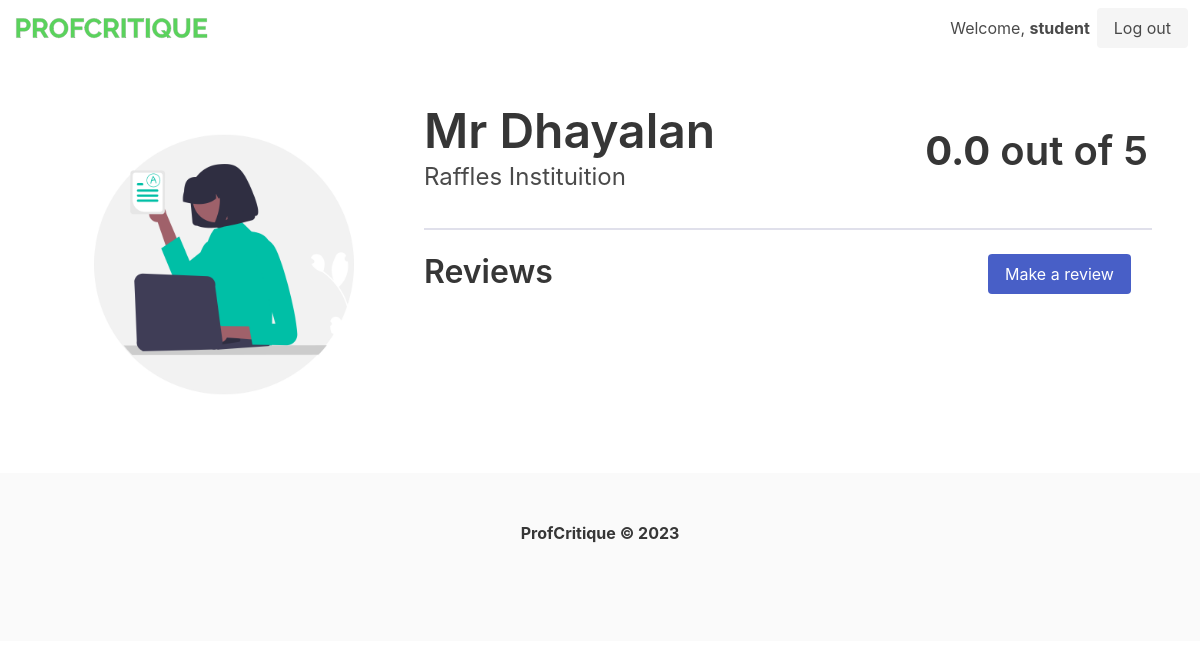
Screenshot of /teacher/1 (signed in) with the database file from the repository.
### tables this page shows
CREATE TABLE users (
            id INTEGER PRIMARY KEY AUTOINCREMENT,
            username TEXT,
            password TEXT
        );

CREATE TABLE teachers (
            id INTEGER PRIMARY KEY,
            name TEXT,
            school_id INTEGER,
            FOREIGN KEY(school_id) REFERENCES schools(id)
        );

CREATE TABLE schools (
            id INTEGER PRIMARY KEY,
            name TEXT
        );

### main.py (the view)
@app.route("/teacher/<teacher_id>", methods=["GET"])
@login_required
def teacher_profile(teacher_id=""):
    result = db.get_teacher_by_id(teacher_id)
    reviews = db.get_review(teacher_id)
    print(result["rating"])
    print(round(result["rating"], None) * "⭐")
    result["bar"] = round(result["rating"], None) * "⭐"
    return render_template(
        "teacher.html", teacher_id=teacher_id, result=result, reviews=reviews
    )

### main.py (called while the page is built)
@login_manager.user_loader
def load_user(user_id):
    user = db.get_user_by_id(user_id)
    if user is None:
        return None
    else:
        return User(int(user["id"]), user["username"], user["password"])

### utils/datastore.py (called while the page is built)
    def get_conn(self) -> sqlite3.Connection:
        def dict_factory(cursor: sqlite3.Cursor, row: sqlite3.Row) -> dict:
            d = {}
            for idx, col in enumerate(cursor.description):
                d[col[0]] = row[idx]
            return d
        conn = sqlite3.connect(self.uri)
        conn.row_factory = dict_factory
        return conn

    def get_record(self, command, param=None):
        conn = self.get_conn()
        cur = conn.cursor()
        if param is None:
            cur.execute(query_table[command])
        else:
            cur.execute(query_table[command], param)
        return cur.fetchone()

    def get_records(self, command, param=None):
        conn = self.get_conn()
        cur = conn.cursor()
        if param is None:
            cur.execute(query_table[command])
        else:
            cur.execute(query_table[command], param)
        return cur.fetchall()

    def get_user_by_id(self, user_id):
        user = self.get_record("load_user_by_id", (user_id,))
        return user

    def get_teacher_by_id(self, teacher_id):
        teacher = self.get_record("get_teacher_by_id", (int(teacher_id),))
        score = self.get_record("get_aggregated_score", (int(teacher_id),))
        if score["rating"] is None:
            score["rating"] = 0.0
        return dict(teacher, **score)

    def get_review(self, teacher_id):
        reviews = self.get_records("get_review", (int(teacher_id),))
        return reviews

### templates/teacher.html (shortened to what this page needs)
{% extends "layout.html" %}
{% block body %}
<section class="section is-small">
    <div class="columns">
        <div class="column is-one-third">
            <figure class="image">
                <img src="{{url_for('static', filename='teacher_profile.png')}}">
            </figure>
        </div>
        <div class="column is-two-thirds">
            <div class="columns">
                <div class="column">
                    <h1 class="title is-1">{{ result["teacher_name"] }}</h1>
                    <h2 class="subtitle is-4">{{ result["school_name"] }}</h2>
                </div>
                <div class="column is-4">
                    <h1 class="title is-2   "><b>{{ result["rating"]|round(1) }}</b> out of 5</h1>
                </div>
            </div>
            <hr style="border-top: 2px solid #e0e0eb;">
            <div class="columns">
                <div class="column">
                    <h1 class="title is-3">Reviews</h1>
                </div>
                <div class="column is-3">
                    <a class="button is-link" href="/teacher/{{ teacher_id }}/review">Make a review</a>
                </div>
            </div>
        </div>
    </div>
</section>
{% endblock %}

### templates/layout.html (shortened to what this page needs)
<!doctype html>
<html lang="en">
<head>
    <link rel="stylesheet" href="https://cdn.jsdelivr.net/npm/bulma@0.9.4/css/bulma.min.css">
</head>
<body>
    <nav class="navbar">
        <div class="navbar-brand">
            <a class="navbar-item" href="/">
                <img src="{{url_for('static', filename='logo.png')}}" width="200" height="30">
            </a>
        </div>
        <div class="navbar-end">
            <div class="navbar-item">
                {% if current_user.is_authenticated %}
                <h3 style="margin-right:7px">Welcome, <b>{{ current_user.username}}</b></h3>
                <a class="button is-light" href="/logout">
                    Log out
                </a>
                {% endif %}
            </div>
        </div>
    </nav>
    {% block body %}
    {% endblock %}
</body>
<footer class="footer">
    <div class="content has-text-centered">
        <p>
            <strong>ProfCritique © 2023</strong>
        </p>
    </div>
</footer>
</html>

### rows the page displays
users: username "student"
teachers: teacher_name "Mr Dhayalan"
schools: school_name "Raffles Instituition"

### other values shown
{{ result["rating"]|round(1) }} "0.0"
